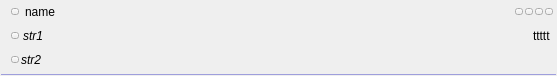
<?xml version="1.0" encoding="UTF-8"?>
<ui version="4.0">
 <class>TreeElement_Epg_Bottom</class>
 <widget class="QWidget" name="TreeElement_Epg_Bottom">
  <property name="geometry">
   <rect>
    <x>0</x>
    <y>0</y>
    <width>557</width>
    <height>76</height>
   </rect>
  </property>
  <property name="sizePolicy">
   <sizepolicy hsizetype="Expanding" vsizetype="Minimum">
    <horstretch>0</horstretch>
    <verstretch>0</verstretch>
   </sizepolicy>
  </property>
  <property name="contextMenuPolicy">
   <enum>Qt::NoContextMenu</enum>
  </property>
  <property name="windowTitle">
   <string notr="true"/>
  </property>
  <layout class="QGridLayout" name="gridLayout">
   <property name="leftMargin">
    <number>0</number>
   </property>
   <property name="topMargin">
    <number>0</number>
   </property>
   <property name="rightMargin">
    <number>0</number>
   </property>
   <property name="bottomMargin">
    <number>0</number>
   </property>
   <property name="spacing">
    <number>0</number>
   </property>
   <item row="0" column="0">
    <layout class="QHBoxLayout" name="horizontalLayout_4">
     <property name="spacing">
      <number>0</number>
     </property>
     <property name="topMargin">
      <number>2</number>
     </property>
     <property name="rightMargin">
      <number>4</number>
     </property>
     <property name="bottomMargin">
      <number>2</number>
     </property>
     <item>
      <spacer name="horizontalSpacer">
       <property name="orientation">
        <enum>Qt::Horizontal</enum>
       </property>
       <property name="sizeType">
        <enum>QSizePolicy::Fixed</enum>
       </property>
       <property name="sizeHint" stdset="0">
        <size>
         <width>3</width>
         <height>20</height>
        </size>
       </property>
      </spacer>
     </item>
     <item alignment="Qt::AlignVCenter">
      <widget class="CLogoView" name="m_Logo" native="true">
       <property name="sizePolicy">
        <sizepolicy hsizetype="Preferred" vsizetype="Expanding">
         <horstretch>0</horstretch>
         <verstretch>0</verstretch>
        </sizepolicy>
       </property>
       <property name="contextMenuPolicy">
        <enum>Qt::NoContextMenu</enum>
       </property>
      </widget>
     </item>
    </layout>
   </item>
   <item row="2" column="0" colspan="2">
    <widget class="Line" name="line">
     <property name="sizePolicy">
      <sizepolicy hsizetype="Expanding" vsizetype="Fixed">
       <horstretch>0</horstretch>
       <verstretch>0</verstretch>
      </sizepolicy>
     </property>
     <property name="minimumSize">
      <size>
       <width>0</width>
       <height>1</height>
      </size>
     </property>
     <property name="contextMenuPolicy">
      <enum>Qt::NoContextMenu</enum>
     </property>
     <property name="autoFillBackground">
      <bool>false</bool>
     </property>
     <property name="styleSheet">
      <string notr="true">QFrame {
    border:0px;
padding: 0px;
margin: 1px;
background-color:rgba(158, 158, 220,255);
}</string>
     </property>
     <property name="frameShadow">
      <enum>QFrame::Plain</enum>
     </property>
     <property name="lineWidth">
      <number>1</number>
     </property>
     <property name="midLineWidth">
      <number>0</number>
     </property>
     <property name="orientation">
      <enum>Qt::Horizontal</enum>
     </property>
    </widget>
   </item>
   <item row="0" column="1">
    <widget class="QWidget" name="m_Cursor" native="true">
     <property name="sizePolicy">
      <sizepolicy hsizetype="Expanding" vsizetype="Expanding">
       <horstretch>0</horstretch>
       <verstretch>0</verstretch>
      </sizepolicy>
     </property>
     <layout class="QVBoxLayout" name="verticalLayout">
      <property name="spacing">
       <number>0</number>
      </property>
      <property name="leftMargin">
       <number>2</number>
      </property>
      <property name="topMargin">
       <number>0</number>
      </property>
      <property name="rightMargin">
       <number>2</number>
      </property>
      <property name="bottomMargin">
       <number>1</number>
      </property>
      <item>
       <layout class="QHBoxLayout" name="horizontalLayout_Str1">
        <property name="spacing">
         <number>6</number>
        </property>
        <property name="sizeConstraint">
         <enum>QLayout::SetDefaultConstraint</enum>
        </property>
        <property name="leftMargin">
         <number>2</number>
        </property>
        <item>
         <widget class="CSkinButton" name="m_FavButton">
          <property name="sizePolicy">
           <sizepolicy hsizetype="Fixed" vsizetype="Fixed">
            <horstretch>0</horstretch>
            <verstretch>0</verstretch>
           </sizepolicy>
          </property>
          <property name="minimumSize">
           <size>
            <width>1</width>
            <height>1</height>
           </size>
          </property>
          <property name="focusPolicy">
           <enum>Qt::NoFocus</enum>
          </property>
          <property name="text">
           <string notr="true"/>
          </property>
          <property name="iconSize">
           <size>
            <width>0</width>
            <height>0</height>
           </size>
          </property>
          <property name="checkable">
           <bool>true</bool>
          </property>
          <property name="checked">
           <bool>false</bool>
          </property>
          <property name="skinImage" stdset="0">
           <stringlist notr="true">
            <string>src=&quot;img\tree\star-off.png&quot; statecount=&quot;1&quot; duration=&quot;0&quot; autoScale=&quot;0&quot;</string>
            <string>checked=&quot;1&quot; src=&quot;img\tree\star-on.png&quot; statecount=&quot;1&quot; duration=&quot;0&quot; autoScale=&quot;0&quot;</string>
           </stringlist>
          </property>
         </widget>
        </item>
        <item>
         <widget class="CSkinOneLineText" name="m_Name">
          <property name="sizePolicy">
           <sizepolicy hsizetype="Expanding" vsizetype="Expanding">
            <horstretch>0</horstretch>
            <verstretch>0</verstretch>
           </sizepolicy>
          </property>
          <property name="text">
           <string>name</string>
          </property>
          <property name="addheight" stdset="0">
           <number>2</number>
          </property>
         </widget>
        </item>
        <item>
         <widget class="QWidget" name="m_ExtButtonContainer" native="true">
          <property name="sizePolicy">
           <sizepolicy hsizetype="Minimum" vsizetype="Expanding">
            <horstretch>0</horstretch>
            <verstretch>0</verstretch>
           </sizepolicy>
          </property>
          <layout class="QHBoxLayout" name="horizontalLayout_2">
           <property name="spacing">
            <number>2</number>
           </property>
           <property name="leftMargin">
            <number>0</number>
           </property>
           <property name="topMargin">
            <number>0</number>
           </property>
           <property name="rightMargin">
            <number>2</number>
           </property>
           <property name="bottomMargin">
            <number>0</number>
           </property>
           <item>
            <widget class="CSkinButton" name="m_ExtButton1">
             <property name="focusPolicy">
              <enum>Qt::NoFocus</enum>
             </property>
             <property name="text">
              <string notr="true"/>
             </property>
             <property name="iconSize">
              <size>
               <width>0</width>
               <height>0</height>
              </size>
             </property>
             <property name="checkable">
              <bool>false</bool>
             </property>
            </widget>
           </item>
           <item>
            <widget class="CSkinButton" name="m_ExtButton2">
             <property name="focusPolicy">
              <enum>Qt::NoFocus</enum>
             </property>
             <property name="text">
              <string notr="true"/>
             </property>
             <property name="iconSize">
              <size>
               <width>0</width>
               <height>0</height>
              </size>
             </property>
             <property name="checkable">
              <bool>false</bool>
             </property>
            </widget>
           </item>
           <item>
            <widget class="CSkinButton" name="m_ExtButton3">
             <property name="focusPolicy">
              <enum>Qt::NoFocus</enum>
             </property>
             <property name="text">
              <string notr="true"/>
             </property>
             <property name="iconSize">
              <size>
               <width>0</width>
               <height>0</height>
              </size>
             </property>
             <property name="checkable">
              <bool>false</bool>
             </property>
            </widget>
           </item>
           <item>
            <widget class="CSkinButton" name="m_ExtButton4">
             <property name="focusPolicy">
              <enum>Qt::NoFocus</enum>
             </property>
             <property name="text">
              <string notr="true"/>
             </property>
             <property name="iconSize">
              <size>
               <width>0</width>
               <height>0</height>
              </size>
             </property>
             <property name="checkable">
              <bool>false</bool>
             </property>
            </widget>
           </item>
          </layout>
         </widget>
        </item>
       </layout>
      </item>
      <item>
       <widget class="CSkinProgressWidget" name="m_ProgressWidget" native="true">
        <property name="sizePolicy">
         <sizepolicy hsizetype="Expanding" vsizetype="Expanding">
          <horstretch>0</horstretch>
          <verstretch>0</verstretch>
         </sizepolicy>
        </property>
        <property name="sliderInfo" stdset="0">
         <string notr="true">color1=&quot;0xA0909090&quot; color2=&quot;0xAA146414&quot; type=&quot;0&quot; roundcorner=&quot;0&quot; borderwidth=&quot;0&quot; bordercolor=&quot;0xFF010101&quot;</string>
        </property>
        <property name="borderInfo" stdset="0">
         <string notr="true">borderwidth=&quot;1&quot; roundcorner=&quot;0&quot; bordercolor=&quot;0xFF010101&quot;</string>
        </property>
        <layout class="QHBoxLayout" name="horizontalLayout">
         <property name="spacing">
          <number>4</number>
         </property>
         <property name="leftMargin">
          <number>2</number>
         </property>
         <property name="topMargin">
          <number>0</number>
         </property>
         <property name="rightMargin">
          <number>4</number>
         </property>
         <property name="bottomMargin">
          <number>0</number>
         </property>
         <item>
          <widget class="CSkinButton" name="m_EpgDesc1">
           <property name="minimumSize">
            <size>
             <width>1</width>
             <height>1</height>
            </size>
           </property>
           <property name="focusPolicy">
            <enum>Qt::NoFocus</enum>
           </property>
           <property name="text">
            <string notr="true"/>
           </property>
           <property name="iconSize">
            <size>
             <width>0</width>
             <height>0</height>
            </size>
           </property>
           <property name="checkable">
            <bool>false</bool>
           </property>
           <property name="skinImage" stdset="0">
            <stringlist notr="true">
             <string>src=&quot;img\tree\info.png&quot; statecount=&quot;1&quot; duration=&quot;0&quot; autoScale=&quot;0&quot;</string>
            </stringlist>
           </property>
          </widget>
         </item>
         <item>
          <widget class="CSkinOneLineText" name="m_Str1">
           <property name="sizePolicy">
            <sizepolicy hsizetype="Expanding" vsizetype="Expanding">
             <horstretch>0</horstretch>
             <verstretch>0</verstretch>
            </sizepolicy>
           </property>
           <property name="font">
            <font>
             <italic>true</italic>
            </font>
           </property>
           <property name="text">
            <string>str1</string>
           </property>
           <property name="brightness" stdset="0">
            <number>-25</number>
           </property>
          </widget>
         </item>
         <item>
          <widget class="CSkinOneLineText" name="m_TimeNowEnd">
           <property name="sizePolicy">
            <sizepolicy hsizetype="Minimum" vsizetype="Expanding">
             <horstretch>0</horstretch>
             <verstretch>0</verstretch>
            </sizepolicy>
           </property>
           <property name="text">
            <string notr="true">ttttt</string>
           </property>
           <property name="alignment">
            <set>Qt::AlignLeading|Qt::AlignLeft|Qt::AlignVCenter</set>
           </property>
           <property name="addheight" stdset="0">
            <number>1</number>
           </property>
          </widget>
         </item>
        </layout>
       </widget>
      </item>
      <item>
       <layout class="QHBoxLayout" name="horizontalLayout_3">
        <property name="spacing">
         <number>2</number>
        </property>
        <property name="sizeConstraint">
         <enum>QLayout::SetDefaultConstraint</enum>
        </property>
        <property name="leftMargin">
         <number>2</number>
        </property>
        <property name="topMargin">
         <number>0</number>
        </property>
        <item>
         <widget class="CSkinButton" name="m_EpgDesc2">
          <property name="minimumSize">
           <size>
            <width>1</width>
            <height>0</height>
           </size>
          </property>
          <property name="focusPolicy">
           <enum>Qt::NoFocus</enum>
          </property>
          <property name="iconSize">
           <size>
            <width>0</width>
            <height>0</height>
           </size>
          </property>
          <property name="skinImage" stdset="0">
           <stringlist notr="true">
            <string>src=&quot;img\tree\info.png&quot; statecount=&quot;1&quot; duration=&quot;0&quot; autoScale=&quot;0&quot;</string>
           </stringlist>
          </property>
         </widget>
        </item>
        <item>
         <widget class="CSkinOneLineText" name="m_Str2">
          <property name="sizePolicy">
           <sizepolicy hsizetype="Expanding" vsizetype="Expanding">
            <horstretch>0</horstretch>
            <verstretch>0</verstretch>
           </sizepolicy>
          </property>
          <property name="font">
           <font>
            <italic>true</italic>
           </font>
          </property>
          <property name="text">
           <string>str2</string>
          </property>
          <property name="brightness" stdset="0">
           <number>-25</number>
          </property>
         </widget>
        </item>
       </layout>
      </item>
     </layout>
    </widget>
   </item>
  </layout>
 </widget>
 <customwidgets>
  <customwidget>
   <class>CSkinProgressWidget</class>
   <extends>QWidget</extends>
   <header>skinprogresswidget.h</header>
   <container>1</container>
  </customwidget>
  <customwidget>
   <class>CSkinOneLineText</class>
   <extends>QLabel</extends>
   <header>skinonelinetext.h</header>
  </customwidget>
  <customwidget>
   <class>CSkinButton</class>
   <extends>QToolButton</extends>
   <header>skinbutton.h</header>
  </customwidget>
  <customwidget>
   <class>CLogoView</class>
   <extends>QWidget</extends>
   <header>logoview.h</header>
  </customwidget>
 </customwidgets>
 <resources/>
 <connections/>
</ui>
